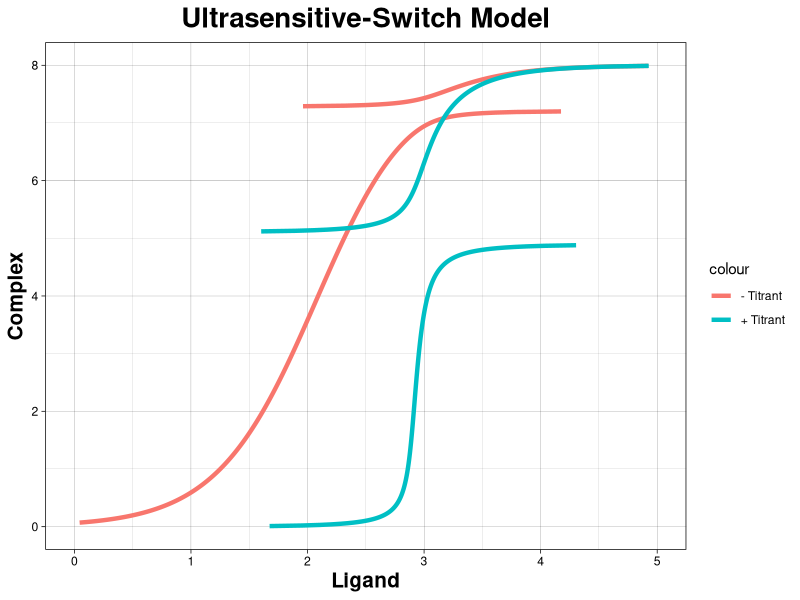

This chart was generated by the following R code:
#Ultrasensitive-Switch Model
#SDS

#Set Working Directory
setwd("/Users/samdswift/Desktop")
library(ggplot2)

#Set Initiaal Conditions
K_d1 = 115.6 #nM
K_dT = 2.1 #M
K_d2 = 105 #nM
P_0 = 8 #nM
R_0 = 960 #nM

#Without Titrant
T_0 = 0
Y = NULL
for (C in c(seq(0.01,7.99,0.01))) { 
  x = (K_d2*C)/(P_0-C)
  L = (K_d1*x)/(R_0-C-x-(x*T_0)/(x+K_dT))
  PL = x
  S = (x*T_0)/(x+K_dT)  
  Ligand_norm = L + PL + C + S
  newrow = data.frame(C,Ligand_norm)
  Y = rbind(Y,newrow)
}

#With Titrant
T_0 = 800 #nM
Z = NULL
for (C in c(seq(0.01,7.99,0.01))) { 
  x = (K_d2*C)/(P_0-C)
  L = (K_d1*x)/(R_0-C-x-(x*T_0)/(x+K_dT))
  PL = x
  S = (x*T_0)/(x+K_dT)  
  Ligand_titrated = L + PL + C + S
  newrow = data.frame(Ligand_titrated)
  Z = rbind(Z,newrow)
}

Graph = cbind(Y,Z)

dev.new()
pdf(file = "Ultrasensitive-Switch Model.pdf")
ggplot(data = Graph) + 
  geom_path(mapping = aes(x = log10(Ligand_norm), y = C,colour= "- Titrant"), size = 1.5) +
  geom_path(mapping = aes(x = log10(Ligand_titrated), y = C,colour= "+ Titrant"), size = 1.5) +
  xlab("Ligand") +
  ylab("Complex") +
  ggtitle("Ultrasensitive-Switch Model") +
  xlim(0,5)+
  ylim(0,8)+
  theme_linedraw() +
  theme(
    plot.title = element_text(hjust = 0.5, size=20, face="bold"),
    axis.title.x = element_text(size=15, face="bold"),
    axis.title.y = element_text(size=15, face="bold"))
dev.off()